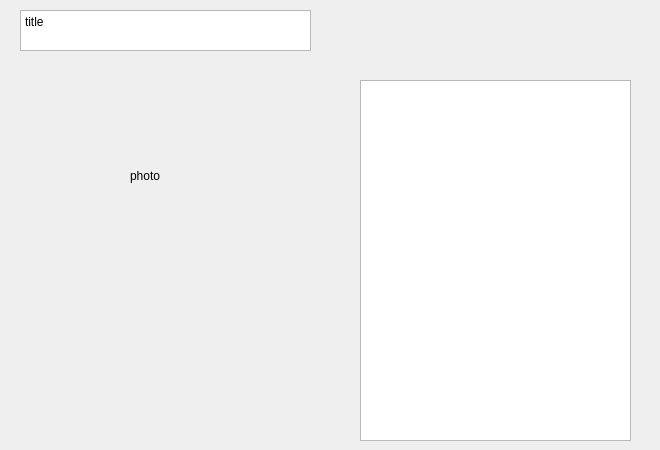
<?xml version="1.0" encoding="UTF-8"?>
<ui version="4.0">
 <class>Recipe</class>
 <widget class="QDialog" name="Recipe">
  <property name="geometry">
   <rect>
    <x>0</x>
    <y>0</y>
    <width>660</width>
    <height>450</height>
   </rect>
  </property>
  <property name="windowTitle">
   <string>Dialog</string>
  </property>
  <widget class="QTextEdit" name="drink_name">
   <property name="geometry">
    <rect>
     <x>20</x>
     <y>10</y>
     <width>291</width>
     <height>41</height>
    </rect>
   </property>
   <property name="html">
    <string>&lt;!DOCTYPE HTML PUBLIC &quot;-//W3C//DTD HTML 4.0//EN&quot; &quot;http://www.w3.org/TR/REC-html40/strict.dtd&quot;&gt;
&lt;html&gt;&lt;head&gt;&lt;meta name=&quot;qrichtext&quot; content=&quot;1&quot; /&gt;&lt;meta charset=&quot;utf-8&quot; /&gt;&lt;style type=&quot;text/css&quot;&gt;
p, li { white-space: pre-wrap; }
&lt;/style&gt;&lt;/head&gt;&lt;body style=&quot; font-family:'Segoe UI'; font-size:9pt; font-weight:400; font-style:normal;&quot;&gt;
&lt;p style=&quot; margin-top:0px; margin-bottom:0px; margin-left:0px; margin-right:0px; -qt-block-indent:0; text-indent:0px;&quot;&gt;title&lt;/p&gt;
&lt;p style=&quot;-qt-paragraph-type:empty; margin-top:0px; margin-bottom:0px; margin-left:0px; margin-right:0px; -qt-block-indent:0; text-indent:0px;&quot;&gt;&lt;br /&gt;&lt;/p&gt;&lt;/body&gt;&lt;/html&gt;</string>
   </property>
  </widget>
  <widget class="QLabel" name="label">
   <property name="geometry">
    <rect>
     <x>130</x>
     <y>80</y>
     <width>63</width>
     <height>192</height>
    </rect>
   </property>
   <property name="text">
    <string>photo</string>
   </property>
  </widget>
  <widget class="QTextEdit" name="textEdit_2">
   <property name="geometry">
    <rect>
     <x>360</x>
     <y>80</y>
     <width>271</width>
     <height>361</height>
    </rect>
   </property>
  </widget>
  <widget class="QWidget" name="">
   <property name="geometry">
    <rect>
     <x>20</x>
     <y>80</y>
     <width>321</width>
     <height>361</height>
    </rect>
   </property>
   <layout class="QHBoxLayout" name="horizontalLayout"/>
  </widget>
 </widget>
 <resources/>
 <connections/>
</ui>
